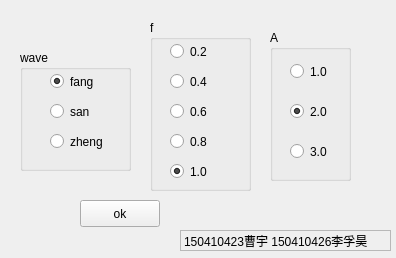
<ui version="4.0" >
 <class>Form</class>
 <widget class="QWidget" name="Form" >
  <property name="geometry" >
   <rect>
    <x>0</x>
    <y>0</y>
    <width>396</width>
    <height>258</height>
   </rect>
  </property>
  <property name="windowTitle" >
   <string>Form</string>
  </property>
  <widget class="QGroupBox" name="groupBox" >
   <property name="geometry" >
    <rect>
     <x>20</x>
     <y>50</y>
     <width>111</width>
     <height>121</height>
    </rect>
   </property>
   <property name="title" >
    <string>wave</string>
   </property>
   <widget class="QRadioButton" name="radioButton" >
    <property name="geometry" >
     <rect>
      <x>30</x>
      <y>20</y>
      <width>88</width>
      <height>23</height>
     </rect>
    </property>
    <property name="text" >
     <string>fang</string>
    </property>
    <property name="checked" >
     <bool>true</bool>
    </property>
   </widget>
   <widget class="QRadioButton" name="radioButton_2" >
    <property name="geometry" >
     <rect>
      <x>30</x>
      <y>50</y>
      <width>88</width>
      <height>23</height>
     </rect>
    </property>
    <property name="text" >
     <string>san</string>
    </property>
   </widget>
   <widget class="QRadioButton" name="radioButton_3" >
    <property name="geometry" >
     <rect>
      <x>30</x>
      <y>80</y>
      <width>88</width>
      <height>23</height>
     </rect>
    </property>
    <property name="text" >
     <string>zheng</string>
    </property>
   </widget>
  </widget>
  <widget class="QPushButton" name="pushButton" >
   <property name="geometry" >
    <rect>
     <x>80</x>
     <y>200</y>
     <width>80</width>
     <height>27</height>
    </rect>
   </property>
   <property name="text" >
    <string>ok</string>
   </property>
  </widget>
  <widget class="QGroupBox" name="groupBox_2" >
   <property name="geometry" >
    <rect>
     <x>150</x>
     <y>20</y>
     <width>101</width>
     <height>171</height>
    </rect>
   </property>
   <property name="title" >
    <string>f</string>
   </property>
   <widget class="QRadioButton" name="radioButton_4" >
    <property name="geometry" >
     <rect>
      <x>20</x>
      <y>20</y>
      <width>88</width>
      <height>23</height>
     </rect>
    </property>
    <property name="text" >
     <string>0.2</string>
    </property>
   </widget>
   <widget class="QRadioButton" name="radioButton_5" >
    <property name="geometry" >
     <rect>
      <x>20</x>
      <y>50</y>
      <width>88</width>
      <height>23</height>
     </rect>
    </property>
    <property name="text" >
     <string>0.4</string>
    </property>
   </widget>
   <widget class="QRadioButton" name="radioButton_6" >
    <property name="geometry" >
     <rect>
      <x>20</x>
      <y>80</y>
      <width>88</width>
      <height>23</height>
     </rect>
    </property>
    <property name="text" >
     <string>0.6</string>
    </property>
   </widget>
   <widget class="QRadioButton" name="radioButton_7" >
    <property name="geometry" >
     <rect>
      <x>20</x>
      <y>110</y>
      <width>88</width>
      <height>23</height>
     </rect>
    </property>
    <property name="text" >
     <string>0.8</string>
    </property>
   </widget>
   <widget class="QRadioButton" name="radioButton_8" >
    <property name="geometry" >
     <rect>
      <x>20</x>
      <y>140</y>
      <width>88</width>
      <height>23</height>
     </rect>
    </property>
    <property name="text" >
     <string>1.0</string>
    </property>
    <property name="checked" >
     <bool>true</bool>
    </property>
   </widget>
  </widget>
  <widget class="QGroupBox" name="groupBox_3" >
   <property name="geometry" >
    <rect>
     <x>270</x>
     <y>30</y>
     <width>81</width>
     <height>151</height>
    </rect>
   </property>
   <property name="title" >
    <string>A</string>
   </property>
   <widget class="QRadioButton" name="radioButton_9" >
    <property name="geometry" >
     <rect>
      <x>20</x>
      <y>30</y>
      <width>88</width>
      <height>23</height>
     </rect>
    </property>
    <property name="text" >
     <string>1.0</string>
    </property>
   </widget>
   <widget class="QRadioButton" name="radioButton_10" >
    <property name="geometry" >
     <rect>
      <x>20</x>
      <y>70</y>
      <width>88</width>
      <height>23</height>
     </rect>
    </property>
    <property name="text" >
     <string>2.0</string>
    </property>
    <property name="checked" >
     <bool>true</bool>
    </property>
   </widget>
   <widget class="QRadioButton" name="radioButton_11" >
    <property name="geometry" >
     <rect>
      <x>20</x>
      <y>110</y>
      <width>88</width>
      <height>23</height>
     </rect>
    </property>
    <property name="text" >
     <string>3.0</string>
    </property>
   </widget>
  </widget>
  <widget class="QLabel" name="label" >
   <property name="geometry" >
    <rect>
     <x>180</x>
     <y>230</y>
     <width>211</width>
     <height>21</height>
    </rect>
   </property>
   <property name="frameShape" >
    <enum>QFrame::StyledPanel</enum>
   </property>
   <property name="text" >
    <string>150410423曹宇 150410426李孚昊</string>
   </property>
  </widget>
 </widget>
 <resources/>
 <connections/>
</ui>
